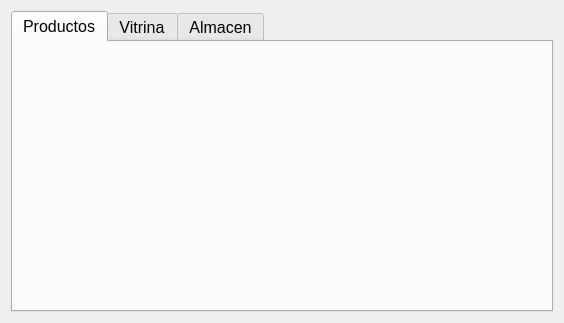
<?xml version="1.0" encoding="UTF-8"?>
<ui version="4.0">
 <class>ui_busca_producto</class>
 <widget class="QWidget" name="ui_busca_producto">
  <property name="geometry">
   <rect>
    <x>0</x>
    <y>0</y>
    <width>564</width>
    <height>323</height>
   </rect>
  </property>
  <property name="font">
   <font>
    <pointsize>12</pointsize>
   </font>
  </property>
  <property name="windowTitle">
   <string>Form</string>
  </property>
  <layout class="QGridLayout" name="gridLayout">
   <item row="0" column="0">
    <widget class="QTabWidget" name="tabWidget">
     <property name="currentIndex">
      <number>0</number>
     </property>
     <widget class="QWidget" name="tab_productos">
      <attribute name="icon">
       <iconset resource="../Icons/Icons.qrc">
        <normaloff>:/Icons/file-roller.png</normaloff>:/Icons/file-roller.png</iconset>
      </attribute>
      <attribute name="title">
       <string>Productos</string>
      </attribute>
     </widget>
     <widget class="QWidget" name="tab_vitrina">
      <attribute name="icon">
       <iconset resource="../Icons/Icons.qrc">
        <normaloff>:/Icons/inventory-maintenance.png</normaloff>:/Icons/inventory-maintenance.png</iconset>
      </attribute>
      <attribute name="title">
       <string>Vitrina</string>
      </attribute>
     </widget>
     <widget class="QWidget" name="tab_almacen">
      <attribute name="icon">
       <iconset resource="../Icons/Icons.qrc">
        <normaloff>:/Icons/1354339097_localbusiness-y.png</normaloff>:/Icons/1354339097_localbusiness-y.png</iconset>
      </attribute>
      <attribute name="title">
       <string>Almacen</string>
      </attribute>
     </widget>
    </widget>
   </item>
  </layout>
 </widget>
 <resources>
  <include location="../Icons/Icons.qrc"/>
 </resources>
 <connections/>
</ui>
